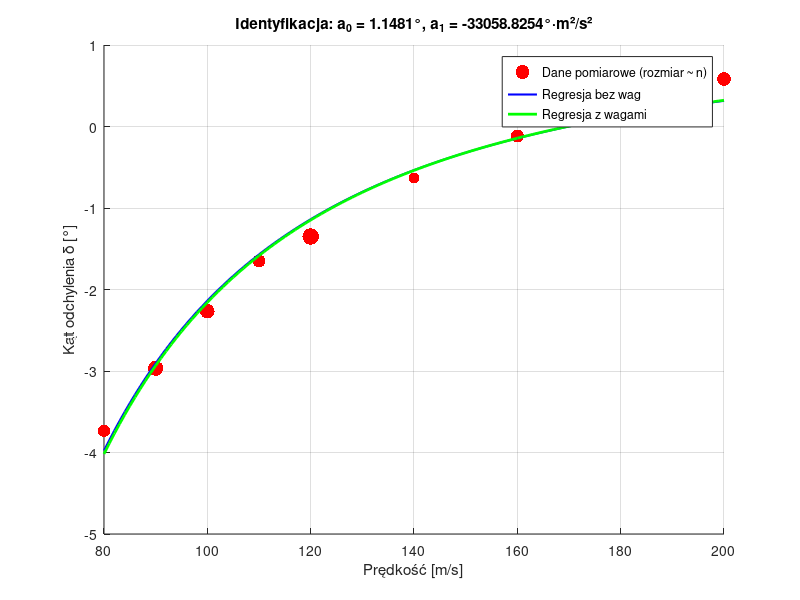

Write the MATLAB code that produced this figure.
% Skrypt do zadania 3: Identyfikacja parametrów krzywej balansowania samolotu
clear all; close all;

% Dane pomiarowe
v = [80 90 100 110 120 140 160 180 200]; % Prędkość [m/s]
n = [8 12 11 9 14 6 9 12 10]; % Liczba pomiarów

% Kąt delta w stopniach i minutach
delta_deg = [-3 -2 -2 -1 -1 0 0 0 0]; % Stopnie
delta_min = [-44 -58 -16 -39 -21 -38 -7 10 35]; % Minuty
delta = delta_deg + delta_min / 60; % Przeliczenie na stopnie dziesiętne

% Przygotowanie danych do regresji
x = 1 ./ (v.^2); % 1/v^2 jako zmienna niezależna
y = delta; % Kąt delta

% Macierz A i wektor b z uwzględnieniem wag (n)
A = [ones(length(v), 1) x']; % [1, 1/v^2]
b = y';

% Rozwiązanie z pseudoodwrotnością (bez wag)
z = pinv(A) * b;
a0_est = z(1); % Estymowane a0
a1_est = z(2); % Estymowane a1

% Rozwiązanie z wagami (uwzględnienie n)
W = diag(n); % Macierz diagonalna z wagami
z_weighted = pinv(A' * W * A) * A' * W * b; % Ważona regresja
a0_est_weighted = z_weighted(1);
a1_est_weighted = z_weighted(2);

% Obliczenie estymowanej krzywej
v_fine = 80:1:200; % Gęstszy wektor prędkości do wykresu
delta_est = a0_est + a1_est ./ (v_fine.^2);
delta_est_weighted = a0_est_weighted + a1_est_weighted ./ (v_fine.^2);

% Obliczenie błędów (suma kwadratów)
delta_calc = a0_est + a1_est ./ (v.^2);
delta_calc_weighted = a0_est_weighted + a1_est_weighted ./ (v.^2);
ee = sum(n .* (delta - delta_calc_weighted).^2); % Błąd estymacji z wagami
disp(['Suma kwadratów błędów estymacji (ee, ważone): ', num2str(ee)]);

% Wykres
figure;
scatter(v, delta, n*10, 'r', 'filled'); hold on; % Rozmiar punktów proporcjonalny do n
plot(v_fine, delta_est, 'b-', 'LineWidth', 1.5);
plot(v_fine, delta_est_weighted, 'g-', 'LineWidth', 2);
xlabel('Prędkość [m/s]');
ylabel('Kąt odchylenia \delta [°]');
title(['Identyfikacja: a_0 = ', num2str(a0_est_weighted), '°, a_1 = ', num2str(a1_est_weighted), '°·m²/s²']);
legend('Dane pomiarowe (rozmiar ~ n)', 'Regresja bez wag', 'Regresja z wagami');
grid on;

% Tworzenie folderu zad3 jeśli nie istnieje
if ~exist('zad3', 'dir')
    mkdir('zad3');
end

% Zapisanie wykresu do pliku PNG
saveas(gcf, 'zad3/krzywa_balansowania.png');

% Wypisanie wyników
disp('Regresja bez wag:');
disp(['Estymowane a_0: ', num2str(a0_est), '°']);
disp(['Estymowane a_1: ', num2str(a1_est), '°·m²/s²']);
disp('Regresja z wagami:');
disp(['Estymowane a_0: ', num2str(a0_est_weighted), '°']);
disp(['Estymowane a_1: ', num2str(a1_est_weighted), '°·m²/s²']);